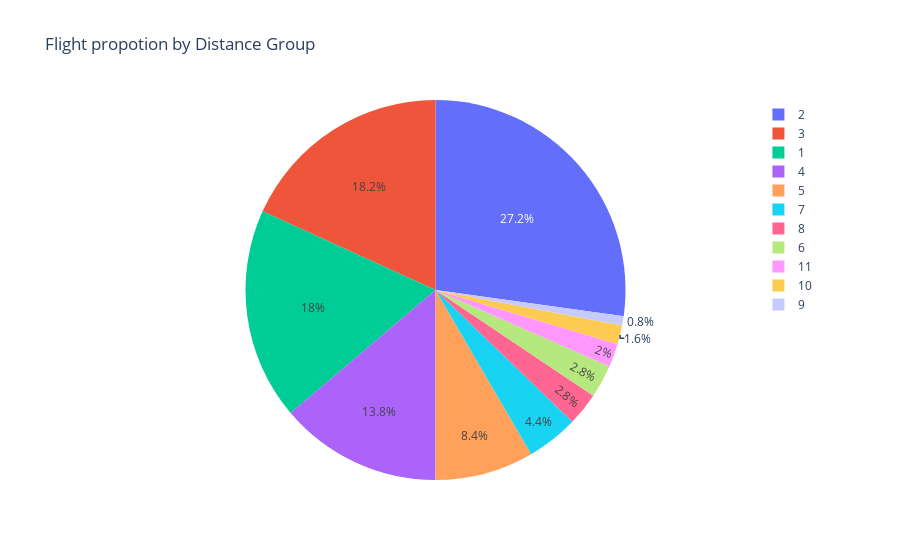

Write notebook code for a chart like this one.
### Markdown cell above
Let us represent the proportion of Flights by Distance Group (Flights indicated by numbers)

This plot should contain the following

* Title as **Flight propotion by Distance Group**.
* values should be **Flights**
* names should be **DistanceGroup**

### Code cell
## Write your code here
fig = px.pie(data, 
             names= 'DistanceGroup', 
             values= 'Flights', 
             title = 'Flight propotion by Distance Group')
fig.show()

### Figure 1 — Plotly figure (JSON) as saved in the notebook; plotly's stock layout.template omitted (floating-point values rounded to 4 significant figures; data arrays with more than 128 entries replaced by an {"elided": "..."} marker saying what was removed)
{"data": [{"domain": {"x": [0, 1], "y": [0, 1]}, "hovertemplate": "DistanceGroup=%{label}<br>Flights=%{value}<extra></extra>", "labels": {"elided": "500 int values"}, "legendgroup": "", "name": "", "showlegend": true, "type": "pie", "values": {"elided": "500 int values"}}], "layout": {"autosize": true, "legend": {"tracegroupgap": 0}, "title": {"text": "Flight propotion by Distance Group"}}}
